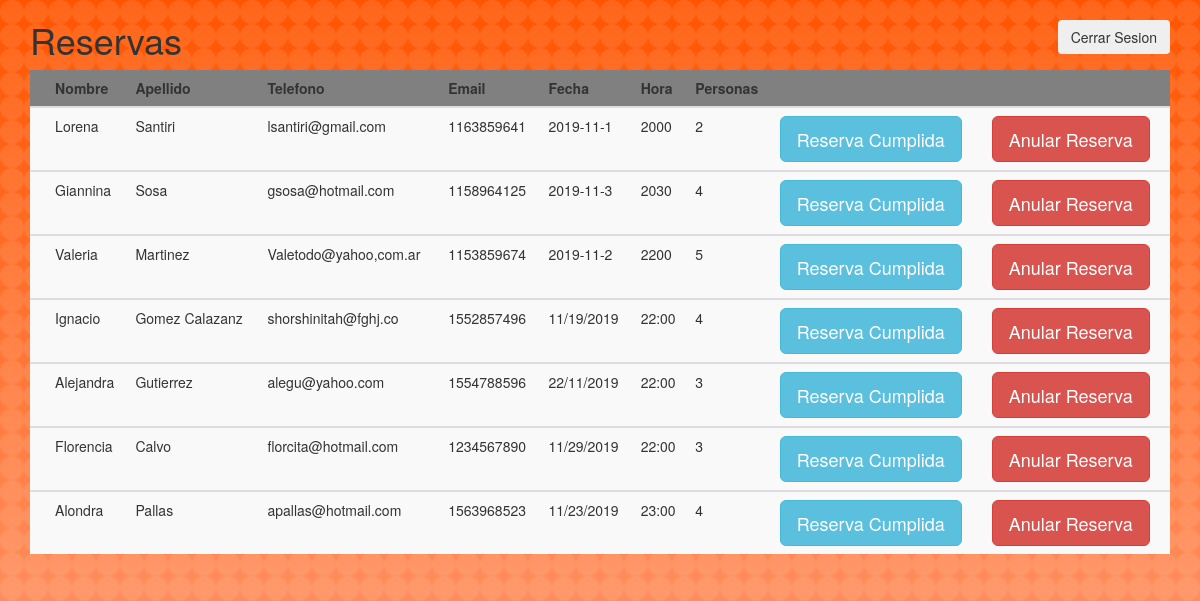
Screenshot of /Listado_reservas.php with the database file from the repository.
### tables this page shows
CREATE TABLE `listado_reservas` (
  `id_reservas` int(11) NOT NULL,
  `nombre` varchar(20) NOT NULL,
  `apellido` varchar(20) NOT NULL,
  `email` varchar(30) NOT NULL,
  `telefono` int(15) NOT NULL,
  `fecha` varchar(10) NOT NULL,
  `hora` varchar(5) NOT NULL,
  `personas` int(11) NOT NULL
);

### Modelo/clase_reservas.php (called while the page is built, shortened)
<?php
class Reserva{
        public function mostrarReserva(){
            $rows = null;
            $modelo = new Conexion();
            $con = $modelo->get_conexion();
            $sql = "SELECT id_reservas, nombre, apellido, email, telefono ,fecha, hora, personas
                    FROM  listado_reservas
                    ORDER BY fecha AND hora DESC";
            $statement = $con->prepare($sql);
            $statement->execute();
            while ($resultado = $statement->fetch()){
                $rows[] = $resultado;
            }
            return $rows;
    }
}
?>

### Listado_reservas.php (the view, shortened to what this page needs)
<?php
require_once ('./Modelo/clase_reservas.php');
?>
<!DOCTYPE html>
<html lang="en">
<head>
    <link rel="stylesheet" href="https://maxcdn.bootstrapcdn.com/bootstrap/3.4.0/css/bootstrap.min.css">
    <link rel="stylesheet" href="styles.css"/>
</head>
<body id="listado">
<div class="container">
<div class="card" id="card">
<nav>
<button type="button" class="btn btn-secondary" style="float:right;" data-toggle="modal" data-target="#cerrarSesion" data-id="cerrarSesion.php>">Cerrar Sesion</button>
</nav>
   <h1>Reservas</h1>
      <table class="table table-striped">
        <thead>
          <tr id="tabla">
            <th scope="col"></th>
            <th scope="col">Nombre</th>
            <th scope="col">Apellido</th>
            <th scope="col">Telefono</th>
            <th scope="col">Email</th>
            <th scope="col">Fecha</th>
            <th scope="col">Hora</th>
            <th scope="col">Personas</th>
            <th> &nbsp;</th>
            <th> &nbsp;</th>
          </tr>
        </thead>
        <tbody id="datos">
          <?php
            $Cont_Reservas = new Reserva;
            $sql = $Cont_Reservas->mostrarReserva();
          foreach ($sql as $dato){?>
          <tr>
            <td><?php $id = $dato ['id_reservas']; ?></td>
            <td > <?php echo $dato ["nombre"]; ?></td>
            <td > <?php echo $dato ["apellido"]; ?> </td>
            <td > <?php echo $dato ["email"]; ?> </td>
            <td > <?php echo $dato ["telefono"]; ?> </td>
            <td > <?php echo $dato ["fecha"]; ?> </td>
            <td > <?php echo $dato ["hora"]; ?> </td>
            <td > <?php echo $dato ["personas"]; ?> </td>
            <td><button type="button" class="btn btn-info btn-lg" data-toggle="modal" data-target="#eliminarReserva" data-id="<?php echo $dato['id_reservas']?>">Reserva Cumplida</button></td>
            <td><button type="button" class="btn btn-danger btn-lg" data-toggle="modal" data-target="#eliminarReserva" data-id="<?php echo $dato['id_reservas']?>">Anular Reserva</button></td>
          </tr>
        </tbody>
              <?php
               }
               ?>
      </table>
  </div>
  </div>
</body>
</html>

### styles.css (style rules this page uses)
#card-body, #listado { background-color: #ffffff; background-attachment: fixed; background-size: cover; }
#days, #days, #tabla { background-color: gray; }

### rows the page displays
listado_reservas: nombre "Lorena", apellido "Santiri", email "lsantiri@gmail.com", telefono "1163859641", fecha "2019-11-1", hora "2000", personas "2"
listado_reservas: nombre "Giannina", apellido "Sosa", email "gsosa@hotmail.com", telefono "1158964125", fecha "2019-11-3", hora "2030", personas "4"
listado_reservas: nombre "Valeria", apellido "Martinez", email "Valetodo@yahoo,com.ar", telefono "1153859674", fecha "2019-11-2", hora "2200", personas "5"
listado_reservas: nombre "Ignacio", apellido "Gomez Calazanz", email "shorshinitah@fghj.co", telefono "1552857496", fecha "11/19/2019", hora "22:00", personas "4"
listado_reservas: nombre "Alejandra", apellido "Gutierrez", email "alegu@yahoo.com", telefono "1554788596", fecha "22/11/2019", hora "22:00", personas "3"
listado_reservas: nombre "Florencia", apellido "Calvo", email "florcita@hotmail.com", telefono "1234567890", fecha "11/29/2019", hora "22:00", personas "3"
listado_reservas: nombre "Alondra", apellido "Pallas", email "apallas@hotmail.com", telefono "1563968523", fecha "11/23/2019", hora "23:00", personas "4"
